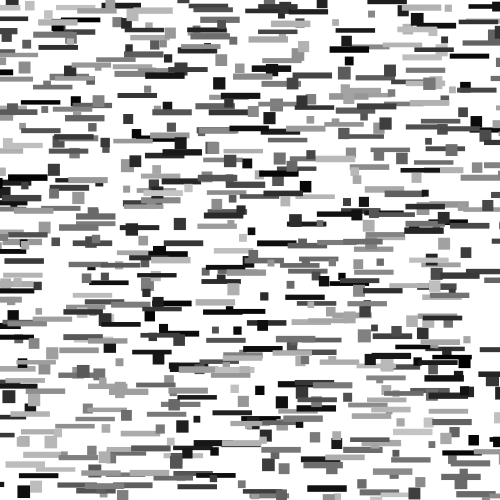
Frame 1 (no input)
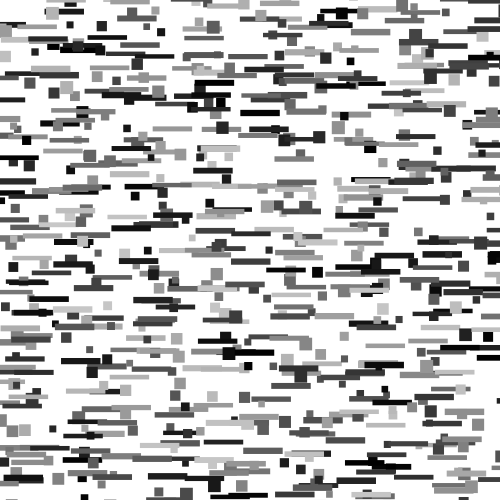
Frame 60 (the mouse pressed at the canvas centre just before this capture)
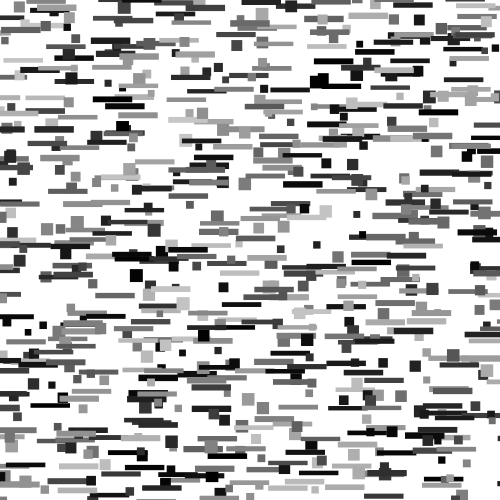
Frame 120 (the mouse held since frame 60 and released just before this capture)

The Processing sketch that drew these frames (run headless with seeded random() and noise(); from frame 60 on, the mouse is pressed at the canvas centre):

// Processing sketch: processing_151812
// ── processing_151812.pde

/*
 * Creative Coding
 * Week 2, 05 - Moving Patterns 1
 * by Indae Hwang and Jon McCormack
 * Copyright (c) 2014 Monash University
 *
 * This sketch builds on the previous sketches, drawing shapes based on the
 * current framerate. The movement of individual shapes combine to create a
 * gestalt field of motion. Use the arrow keys on your keyboard to change the
 * frame rate. 
 * 
 */

// variable used to store the current frame rate value
int frame_rate_value;

void setup() {
  size(500, 500);

  frame_rate_value = 16;
  frameRate(frame_rate_value);
  rectMode(CENTER);
  background(255);
}

void draw() {

  background(255);

  int num = 20;
  int margin = 0;
  float gutter = 0; //distance between each cell
  float cellsize = ( width - (2 * margin) - gutter * (num - 1) ) / (num - 1);

  int circleNumber = 0; // counter
  for (int i=0; i<num; i++) {
    for (int j=0; j<num; j++) {
      circleNumber = (i * num) + j; // different way to calculate the circle number from w2_04

      float tx = margin + cellsize * i + gutter * i;
      float ty = margin + cellsize * j + gutter * j;

      movingCircle(tx, ty, cellsize, circleNumber);
    }
      }
} //end of draw 


void movingCircle(float x, float y, float size, int circleNum) {

  float finalAngle;
  finalAngle = frameCount + circleNum;

  //the rotating angle for each tempX and tempY postion is affected by frameRate and angle;  
  float tempX = x + (size / 2) * sin(PI / frame_rate_value * finalAngle);
  float tempY = y + (size / 2) * cos(PI / frame_rate_value * finalAngle);

  noStroke();
 float ran_val = random(-20,20);
 float ran_valSQ = random(-20,20);
 float ran_val_SIDE = random(0.25, 0.5);
  fill(random(200));
  rect(tempX + ran_val, tempY + ran_val, size*1.5, size/random(4,6));
  rect(tempX - ran_valSQ, tempY + ran_valSQ, size*ran_val_SIDE, size*ran_val_SIDE);
  stroke(0);
  noFill();
  stroke(0);
  
  
  
  
 
}



////////////////////





/*
 * keyReleased function
 *
 * called automatically by Processing when a keyboard key is released
 */
void keyReleased() {

  // right arrow -- increase frame_rate_value
  if (keyCode == RIGHT && frame_rate_value < 60) {
    frame_rate_value++;
  }

  // left arrow -- decrease frame_rate_value
  if ( keyCode == LEFT && frame_rate_value > 10) {
    frame_rate_value--;
  }

  // set the frameRate and print current value on the screen
  frameRate(frame_rate_value);
  println("Current frame Rate is: " + frame_rate_value);
}
